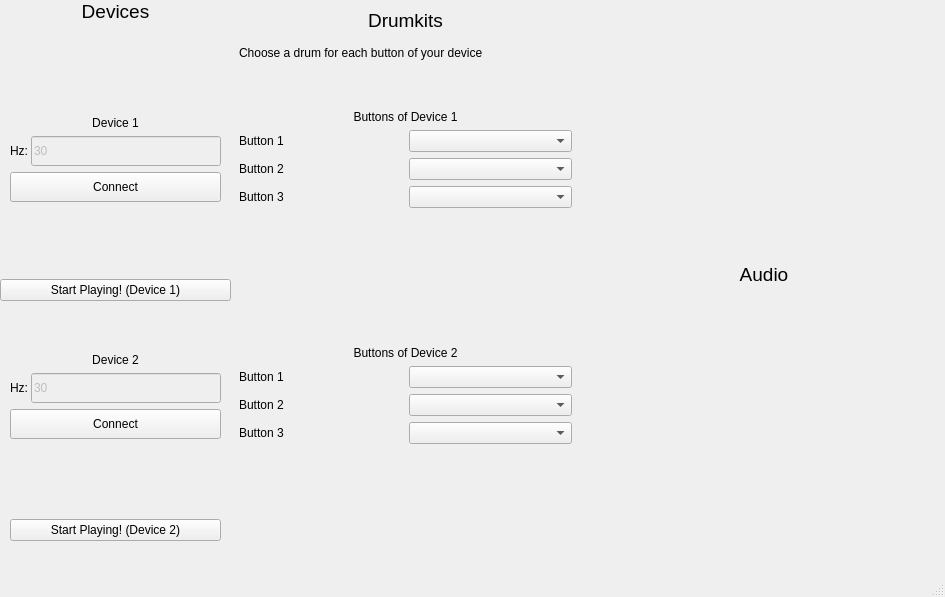
<?xml version="1.0" encoding="UTF-8"?>
<ui version="4.0">
 <class>MainWindow</class>
 <widget class="QMainWindow" name="MainWindow">
  <property name="geometry">
   <rect>
    <x>0</x>
    <y>0</y>
    <width>945</width>
    <height>597</height>
   </rect>
  </property>
  <property name="windowTitle">
   <string>MainWindow</string>
  </property>
  <widget class="QWidget" name="centralwidget">
   <widget class="QWidget" name="gridLayoutWidget">
    <property name="geometry">
     <rect>
      <x>0</x>
      <y>0</y>
      <width>231</width>
      <height>551</height>
     </rect>
    </property>
    <layout class="QGridLayout" name="gridDevices" columnstretch="0">
     <property name="sizeConstraint">
      <enum>QLayout::SetDefaultConstraint</enum>
     </property>
     <item row="5" column="0">
      <layout class="QVBoxLayout" name="verticalLayout_2" stretch="0,0,0,0,0,0">
       <property name="leftMargin">
        <number>10</number>
       </property>
       <property name="topMargin">
        <number>10</number>
       </property>
       <property name="rightMargin">
        <number>10</number>
       </property>
       <property name="bottomMargin">
        <number>10</number>
       </property>
       <item>
        <widget class="QLabel" name="label_4">
         <property name="minimumSize">
          <size>
           <width>0</width>
           <height>50</height>
          </size>
         </property>
         <property name="maximumSize">
          <size>
           <width>16777215</width>
           <height>50</height>
          </size>
         </property>
         <property name="text">
          <string>Device 2</string>
         </property>
         <property name="alignment">
          <set>Qt::AlignBottom|Qt::AlignHCenter</set>
         </property>
        </widget>
       </item>
       <item>
        <layout class="QHBoxLayout" name="horizontalLayout_4">
         <property name="spacing">
          <number>3</number>
         </property>
         <item>
          <widget class="QLabel" name="labelConnect2">
           <property name="maximumSize">
            <size>
             <width>16777215</width>
             <height>25</height>
            </size>
           </property>
           <property name="text">
            <string>Hz:</string>
           </property>
          </widget>
         </item>
         <item>
          <widget class="QLineEdit" name="lineEditConnect2">
           <property name="enabled">
            <bool>false</bool>
           </property>
           <property name="minimumSize">
            <size>
             <width>0</width>
             <height>30</height>
            </size>
           </property>
           <property name="maximumSize">
            <size>
             <width>16777215</width>
             <height>30</height>
            </size>
           </property>
           <property name="text">
            <string>30</string>
           </property>
          </widget>
         </item>
        </layout>
       </item>
       <item>
        <widget class="QPushButton" name="btnConnect2">
         <property name="minimumSize">
          <size>
           <width>0</width>
           <height>30</height>
          </size>
         </property>
         <property name="text">
          <string>Connect</string>
         </property>
        </widget>
       </item>
       <item>
        <spacer name="verticalSpacer_2">
         <property name="orientation">
          <enum>Qt::Vertical</enum>
         </property>
         <property name="sizeHint" stdset="0">
          <size>
           <width>20</width>
           <height>40</height>
          </size>
         </property>
        </spacer>
       </item>
       <item>
        <widget class="QLabel" name="errorLabel1">
         <property name="text">
          <string/>
         </property>
        </widget>
       </item>
       <item>
        <widget class="QPushButton" name="btnStartPrediction1">
         <property name="text">
          <string>Start Playing! (Device 2)</string>
         </property>
        </widget>
       </item>
      </layout>
     </item>
     <item row="3" column="0">
      <layout class="QVBoxLayout" name="verticalLayout" stretch="0,0,0,0,0,0">
       <property name="leftMargin">
        <number>10</number>
       </property>
       <property name="topMargin">
        <number>10</number>
       </property>
       <property name="rightMargin">
        <number>10</number>
       </property>
       <property name="bottomMargin">
        <number>10</number>
       </property>
       <item>
        <spacer name="verticalSpacer_3">
         <property name="orientation">
          <enum>Qt::Vertical</enum>
         </property>
         <property name="sizeHint" stdset="0">
          <size>
           <width>20</width>
           <height>40</height>
          </size>
         </property>
        </spacer>
       </item>
       <item>
        <widget class="QLabel" name="label_2">
         <property name="minimumSize">
          <size>
           <width>0</width>
           <height>50</height>
          </size>
         </property>
         <property name="maximumSize">
          <size>
           <width>16777215</width>
           <height>50</height>
          </size>
         </property>
         <property name="text">
          <string>Device 1</string>
         </property>
         <property name="alignment">
          <set>Qt::AlignBottom|Qt::AlignHCenter</set>
         </property>
        </widget>
       </item>
       <item>
        <layout class="QHBoxLayout" name="horizontalLayout_3">
         <property name="spacing">
          <number>3</number>
         </property>
         <item>
          <widget class="QLabel" name="labelConnect1">
           <property name="maximumSize">
            <size>
             <width>16777215</width>
             <height>25</height>
            </size>
           </property>
           <property name="text">
            <string>Hz:</string>
           </property>
          </widget>
         </item>
         <item>
          <widget class="QLineEdit" name="lineEditConnect1">
           <property name="enabled">
            <bool>false</bool>
           </property>
           <property name="minimumSize">
            <size>
             <width>0</width>
             <height>30</height>
            </size>
           </property>
           <property name="text">
            <string>30</string>
           </property>
          </widget>
         </item>
        </layout>
       </item>
       <item>
        <widget class="QPushButton" name="btnConnect1">
         <property name="minimumSize">
          <size>
           <width>0</width>
           <height>30</height>
          </size>
         </property>
         <property name="text">
          <string>Connect</string>
         </property>
        </widget>
       </item>
       <item>
        <spacer name="verticalSpacer_4">
         <property name="orientation">
          <enum>Qt::Vertical</enum>
         </property>
         <property name="sizeHint" stdset="0">
          <size>
           <width>20</width>
           <height>40</height>
          </size>
         </property>
        </spacer>
       </item>
       <item>
        <widget class="QLabel" name="errorLabel0">
         <property name="text">
          <string/>
         </property>
        </widget>
       </item>
      </layout>
     </item>
     <item row="2" column="0">
      <widget class="QLabel" name="label">
       <property name="maximumSize">
        <size>
         <width>16777215</width>
         <height>50</height>
        </size>
       </property>
       <property name="font">
        <font>
         <pointsize>14</pointsize>
        </font>
       </property>
       <property name="text">
        <string>Devices</string>
       </property>
       <property name="alignment">
        <set>Qt::AlignCenter</set>
       </property>
      </widget>
     </item>
     <item row="4" column="0">
      <widget class="QPushButton" name="btnStartPrediction0">
       <property name="text">
        <string>Start Playing! (Device 1)</string>
       </property>
      </widget>
     </item>
    </layout>
   </widget>
   <widget class="QWidget" name="gridLayoutWidget_2">
    <property name="geometry">
     <rect>
      <x>229</x>
      <y>-1</y>
      <width>711</width>
      <height>551</height>
     </rect>
    </property>
    <layout class="QGridLayout" name="gridDrumkitsAudio">
     <item row="0" column="1">
      <layout class="QGridLayout" name="gridAudio">
       <item row="0" column="0">
        <widget class="QLabel" name="label_13">
         <property name="maximumSize">
          <size>
           <width>16777215</width>
           <height>50</height>
          </size>
         </property>
         <property name="font">
          <font>
           <pointsize>14</pointsize>
          </font>
         </property>
         <property name="text">
          <string>Audio</string>
         </property>
         <property name="alignment">
          <set>Qt::AlignCenter</set>
         </property>
        </widget>
       </item>
      </layout>
     </item>
     <item row="0" column="0">
      <layout class="QGridLayout" name="gridDrumkits">
       <property name="leftMargin">
        <number>10</number>
       </property>
       <property name="topMargin">
        <number>10</number>
       </property>
       <property name="rightMargin">
        <number>10</number>
       </property>
       <property name="bottomMargin">
        <number>10</number>
       </property>
       <item row="2" column="0">
        <layout class="QGridLayout" name="gridLayout">
         <item row="0" column="0">
          <widget class="QLabel" name="label_15">
           <property name="minimumSize">
            <size>
             <width>0</width>
             <height>50</height>
            </size>
           </property>
           <property name="maximumSize">
            <size>
             <width>16777215</width>
             <height>50</height>
            </size>
           </property>
           <property name="text">
            <string>Buttons of Device 1</string>
           </property>
           <property name="alignment">
            <set>Qt::AlignBottom|Qt::AlignHCenter</set>
           </property>
           <property name="margin">
            <number>0</number>
           </property>
          </widget>
         </item>
         <item row="2" column="0">
          <layout class="QHBoxLayout" name="horizontalLayout_5">
           <item>
            <widget class="QLabel" name="label_btnDevice1_2">
             <property name="text">
              <string>Button 2</string>
             </property>
            </widget>
           </item>
           <item>
            <widget class="QComboBox" name="comboBox_1_2"/>
           </item>
          </layout>
         </item>
         <item row="3" column="0">
          <layout class="QHBoxLayout" name="horizontalLayout">
           <item>
            <widget class="QLabel" name="label_btnDevice1_3">
             <property name="text">
              <string>Button 3</string>
             </property>
            </widget>
           </item>
           <item>
            <widget class="QComboBox" name="comboBox_1_3"/>
           </item>
          </layout>
         </item>
         <item row="4" column="0">
          <layout class="QGridLayout" name="gridLayout_2">
           <item row="4" column="0">
            <layout class="QHBoxLayout" name="horizontalLayout_7">
             <item>
              <widget class="QLabel" name="label_btnDevice2_3">
               <property name="text">
                <string>Button 3</string>
               </property>
              </widget>
             </item>
             <item>
              <widget class="QComboBox" name="comboBox_2_3"/>
             </item>
            </layout>
           </item>
           <item row="3" column="0">
            <layout class="QHBoxLayout" name="horizontalLayout_6">
             <item>
              <widget class="QLabel" name="label_btnDevice2_2">
               <property name="text">
                <string>Button 2</string>
               </property>
              </widget>
             </item>
             <item>
              <widget class="QComboBox" name="comboBox_2_2"/>
             </item>
            </layout>
           </item>
           <item row="1" column="0">
            <widget class="QLabel" name="label_16">
             <property name="minimumSize">
              <size>
               <width>0</width>
               <height>50</height>
              </size>
             </property>
             <property name="maximumSize">
              <size>
               <width>16777215</width>
               <height>50</height>
              </size>
             </property>
             <property name="text">
              <string>Buttons of Device 2</string>
             </property>
             <property name="alignment">
              <set>Qt::AlignBottom|Qt::AlignHCenter</set>
             </property>
             <property name="margin">
              <number>0</number>
             </property>
            </widget>
           </item>
           <item row="2" column="0">
            <layout class="QHBoxLayout" name="horizontalLayout_8">
             <item>
              <widget class="QLabel" name="label_btnDevice2_1">
               <property name="text">
                <string>Button 1</string>
               </property>
              </widget>
             </item>
             <item>
              <widget class="QComboBox" name="comboBox_2_1"/>
             </item>
            </layout>
           </item>
           <item row="5" column="0">
            <spacer name="verticalSpacer">
             <property name="orientation">
              <enum>Qt::Vertical</enum>
             </property>
             <property name="sizeHint" stdset="0">
              <size>
               <width>20</width>
               <height>40</height>
              </size>
             </property>
            </spacer>
           </item>
           <item row="0" column="0">
            <spacer name="verticalSpacer_5">
             <property name="orientation">
              <enum>Qt::Vertical</enum>
             </property>
             <property name="sizeHint" stdset="0">
              <size>
               <width>20</width>
               <height>40</height>
              </size>
             </property>
            </spacer>
           </item>
          </layout>
         </item>
         <item row="1" column="0">
          <layout class="QHBoxLayout" name="horizontalLayout_2">
           <item>
            <widget class="QLabel" name="label_btnDevice1_1">
             <property name="text">
              <string>Button 1</string>
             </property>
            </widget>
           </item>
           <item>
            <widget class="QComboBox" name="comboBox_1_1"/>
           </item>
          </layout>
         </item>
        </layout>
       </item>
       <item row="1" column="0">
        <widget class="QLabel" name="label_14">
         <property name="minimumSize">
          <size>
           <width>0</width>
           <height>30</height>
          </size>
         </property>
         <property name="maximumSize">
          <size>
           <width>16777215</width>
           <height>30</height>
          </size>
         </property>
         <property name="text">
          <string>Choose a drum for each button of your device</string>
         </property>
        </widget>
       </item>
       <item row="0" column="0">
        <widget class="QLabel" name="label_12">
         <property name="maximumSize">
          <size>
           <width>16777215</width>
           <height>50</height>
          </size>
         </property>
         <property name="font">
          <font>
           <pointsize>14</pointsize>
          </font>
         </property>
         <property name="text">
          <string>Drumkits</string>
         </property>
         <property name="alignment">
          <set>Qt::AlignCenter</set>
         </property>
        </widget>
       </item>
      </layout>
     </item>
    </layout>
   </widget>
  </widget>
  <widget class="QMenuBar" name="menubar">
   <property name="geometry">
    <rect>
     <x>0</x>
     <y>0</y>
     <width>945</width>
     <height>22</height>
    </rect>
   </property>
  </widget>
  <widget class="QStatusBar" name="statusbar"/>
 </widget>
 <resources/>
 <connections/>
</ui>
